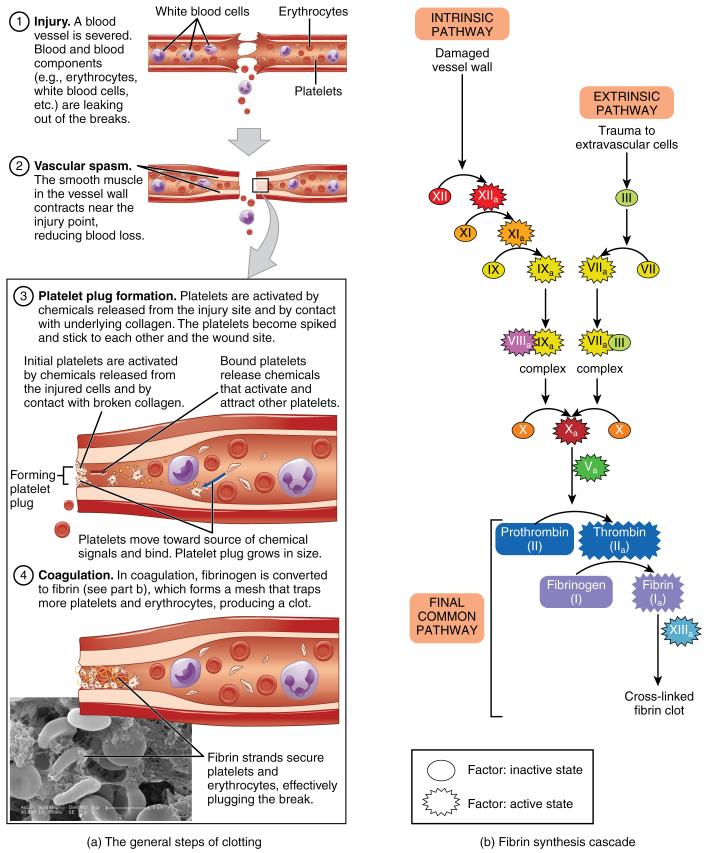
#> input picture site/nu545/exam4/media/figures/hemostasis.jpg, 2125 x 2558 px (shown at 1/3 size)
$ python -i render_chapters.py   (imports and definitions only)
#> lines starting #> are read from the running program, lines starting #| are printed output that depends on the picture
"""Unit 4 scholarly process films. Run: python render_chapters.py CHAPTER [--frames-only].
Pillow/NumPy/FFmpeg; exact Clear audio and aligned timing are local. Original art is
preserved. Cropping, cell motion, clot overlays and volume markers are explicitly
schematic adaptations, never measured time/scale or additional tested facts.
"""
from pathlib import Path
from functools import lru_cache
import argparse,json,math,subprocess,textwrap
from PIL import Image,ImageDraw,ImageFont
import numpy as np
HERE=Path(__file__).resolve().parent;MEDIA=HERE.parent;W,H,FPS=1280,720,24
BG=(15,20,29);WHITE=(242,245,249);BLUE=(84,177,217);MUTED=(164,181,198);GOLD=(243,185,114);RED=(210,73,85)
@lru_cache(None)
def font(n):return ImageFont.truetype('/System/Library/Fonts/Supplemental/Arial.ttf',n)
@lru_cache(None)
def art(name):return Image.open(MEDIA/'figures'/name).convert('RGBA')
# [6 lines left out: function piece, not called in this run]
@lru_cache(None)
def rbc(size=64):return piece('hematopoiesis.jpg',(420,754,520,870),(size,size),True)
@lru_cache(None)
def sickle(size=100):return piece('sickle.png',(40,30,700,340),(size,int(size*.48)),False)
def put(im,cell,x,y):im.paste(cell,(int(x-cell.width/2),int(y-cell.height/2)),cell)
def txt(d,xy,s,n=25,col=WHITE,width=33):d.multiline_text(xy,'\n'.join(textwrap.wrap(s,width)),font=font(n),fill=col,spacing=8)
def notes(d,rows,x=860,y=195):
 for i,(h,s) in enumerate(rows):txt(d,(x,y+i*145),h,23,BLUE,28);txt(d,(x,y+38+i*145),s,23,WHITE,28)
def bar(d,x,y,w,level,label,col=BLUE):
 d.rectangle((x,y,x+w,y+18),fill=(43,56,70));d.rectangle((x,y,x+w*max(0,min(1,level)),y+18),fill=col);txt(d,(x,y+28),label,20,MUTED,38)
# [13 lines left out: functions pathpoint, stream, not called in this run]
def stage(t,timing):
 starts=[s['start'] for s in timing['stages']];k=max(i for i,v in enumerate(starts) if t>=v);end=starts[k+1] if k+1<len(starts) else timing['duration'];return k,t-starts[k],max(.1,end-starts[k])
def vessel(im):
 a=art('hemostasis.jpg');w,h=a.size
 # Scholarly vessel segment from the normal clotting figure, not fabricated anatomy.
 im.paste(piece('hemostasis.jpg',(int(.17*w),int(.735*h),int(.49*w),int(.855*h)),(740,270)),(65,230))

# [76 lines left out: functions c28, c29, c30, not called in this run]

def heart(im,x=75,y=165,h=470):
 w=int(h*803/992);im.paste(piece('heart.jpg',(392,0,1195,992),(w,h)),(x,y));return x,y,w,h
def hp(p,box):x,y,w,h=box;return (x+(p[0]-392)*w/803,y+p[1]*h/992)
# [56 lines left out: functions c31, c32, c33, not called in this run]

funcs={28:c28,29:c29,30:c30,31:c31,32:c32,33:c33}
credits={28:'OpenStax (2013/2016), CC BY 3.0/4.0; cell crops and schematic motion',29:'OpenStax College (2013); CC BY 3.0; vessel crop with schematic DIC overlays',30:'OpenStax + DBCLS; CC BY 3.0/4.0; cell crops and schematic motion',31:'OpenStax College (2013), CC BY 3.0; heart crop with schematic flow',32:'OpenStax College (2013), CC BY 3.0; heart crop with schematic volume',33:'CDC/NCBDDD; U.S. public domain; crop with schematic flow overlays'}
# [6 lines left out: function frame, not called in this run]
# [11 lines not run here, left out]

>>> import cv2
>>> picture = cv2.imread('../figures/hemostasis.jpg', cv2.IMREAD_GRAYSCALE)
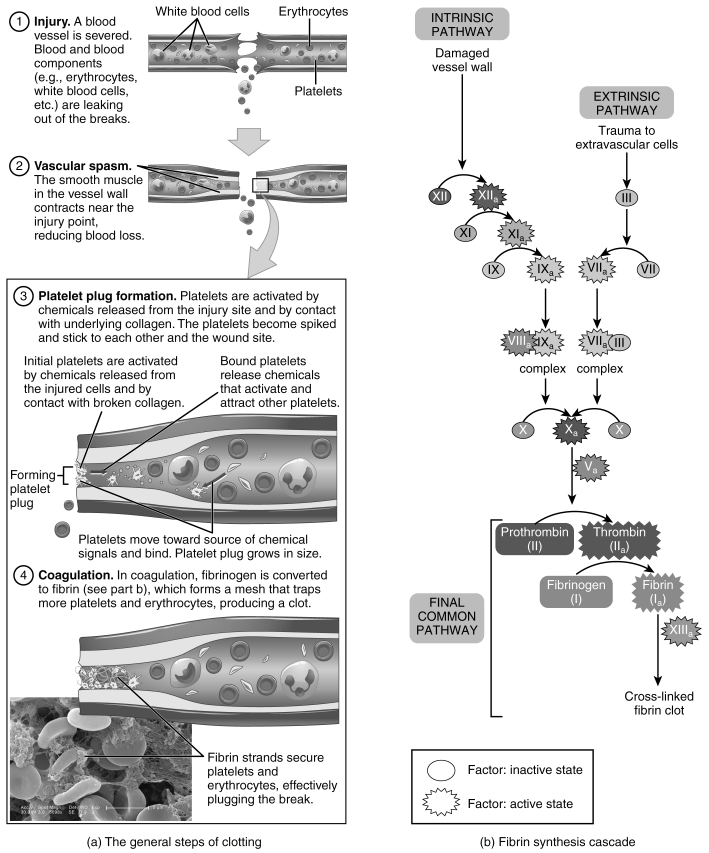
#> picture: shape (2558, 2125) (shown at 1/3 size); min 0, max 255, mean 223.5
>>> result = vessel(picture)
#> (the run stopped early here; a loop or call above may not have finished)

$ run again, on site/assets/source-images/box17_13.jpg
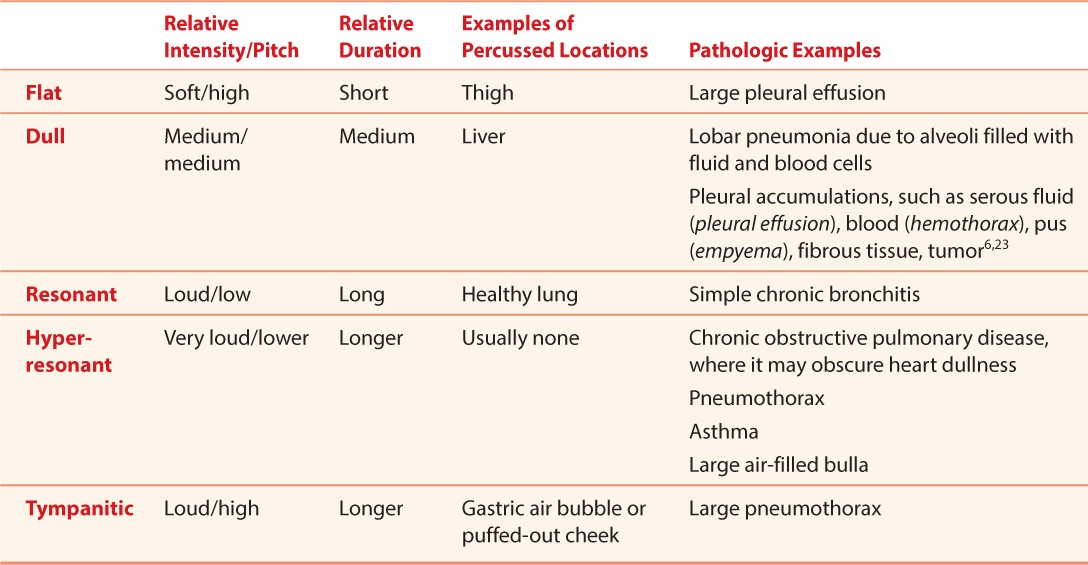
#> input picture site/assets/source-images/box17_13.jpg, 1088 x 565 px
#> `picture = cv2.imread('../figures/hemostasis.jpg', cv2.IMREAD_GRAYSCALE)`:
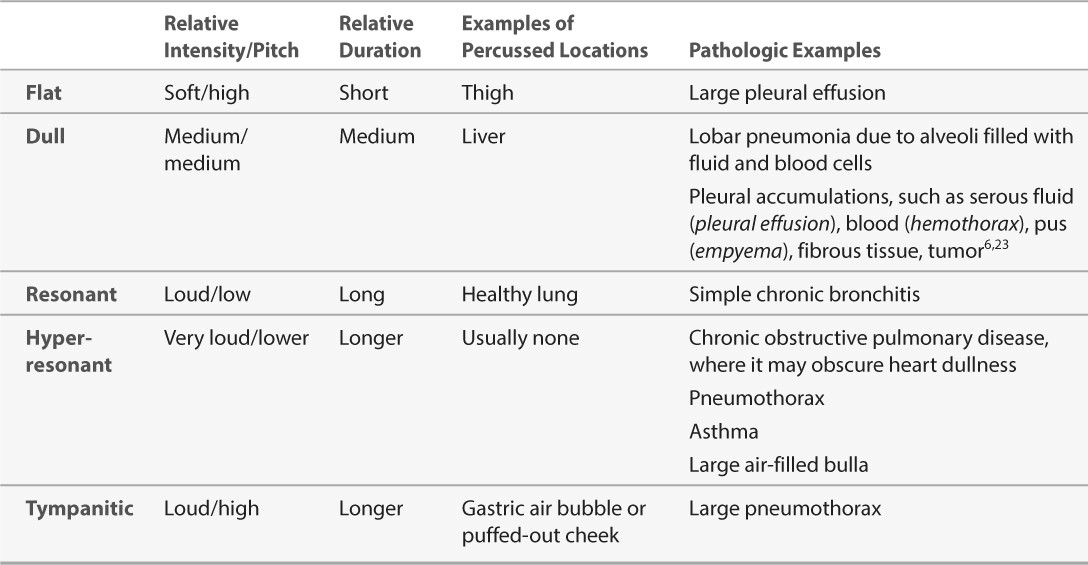
#> picture: shape (565, 1088); min 17, max 255, mean 235.5

$ run again, on site/assets/source-images/box17_3.jpg
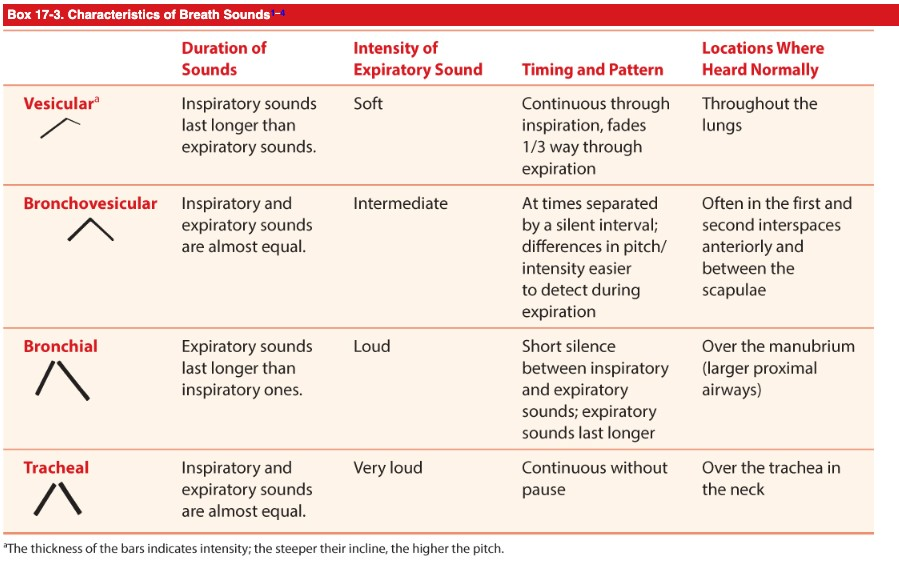
#> input picture site/assets/source-images/box17_3.jpg, 899 x 565 px
#> `picture = cv2.imread('../figures/hemostasis.jpg', cv2.IMREAD_GRAYSCALE)`:
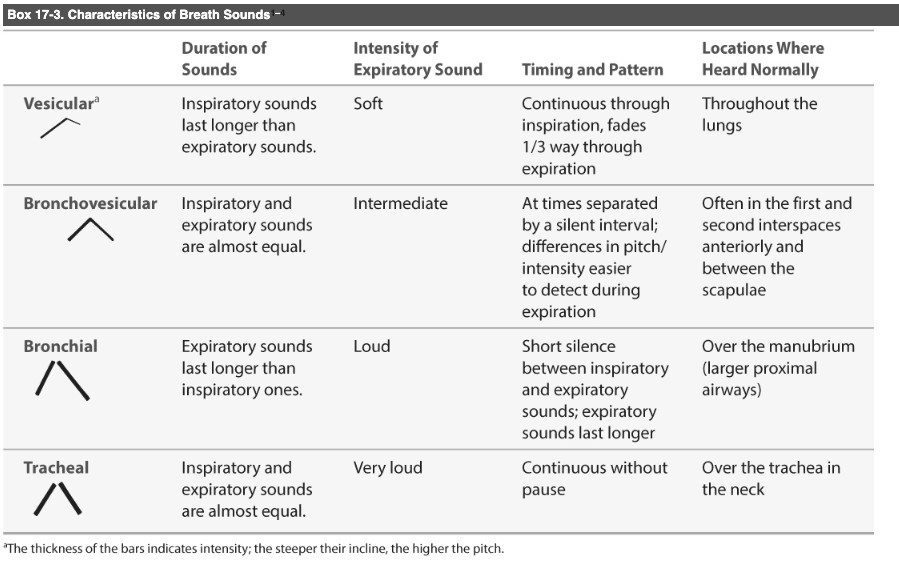
#> picture: shape (565, 899); min 20, max 255, mean 230.4
